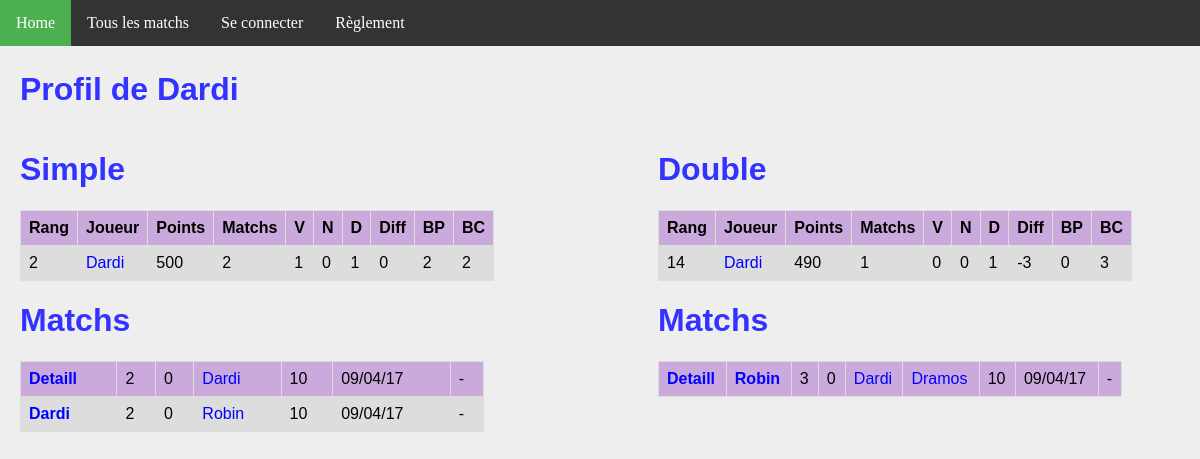
Page /joueur/1/ on the earlier database version.
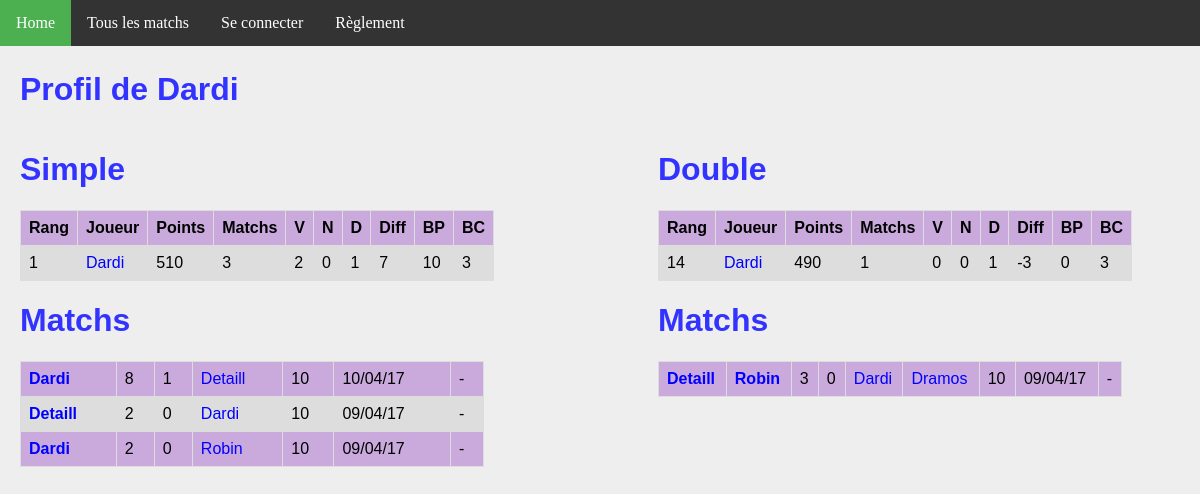
Same page on the later database version.
### ranking/models.py (models this page shows, shortened)
class Joueur(models.Model):
    user = models.OneToOneField(User, on_delete=models.CASCADE)
    pseudo = models.CharField(max_length = 50, default="Pax lambda")
    simple_score = models.IntegerField(default=500)
    simple_rang = models.IntegerField(default=0)
    simple_victoires = models.IntegerField(default=0)
    simple_nuls = models.IntegerField(default=0)
    simple_defaites = models.IntegerField(default=0)
    simple_buts_pour = models.IntegerField(default=0)
    simple_buts_contre = models.IntegerField(default=0)
    double_score = models.IntegerField(default=500)
    double_rang = models.IntegerField(default=0)
    double_victoires = models.IntegerField(default=0)
    double_nuls = models.IntegerField(default=0)
    double_defaites = models.IntegerField(default=0)
    double_buts_pour = models.IntegerField(default=0)
    double_buts_contre = models.IntegerField(default=0)
    @property
    def simple_matchs(self):
        return self.simple_nuls + self.simple_victoires + self.simple_defaites
    @property
    def double_matchs(self):
        return self.double_nuls + self.double_victoires + self.double_defaites
    @property
    def simple_diff(self):
        return self.simple_buts_pour - self.simple_buts_contre
    @property
    def double_diff(self):
        return self.double_buts_pour - self.double_buts_contre

class MatchSimple(models.Model):
    domicile = models.ForeignKey('Joueur', related_name = 'dom')
    exterieur = models.ForeignKey('Joueur', related_name = 'exte')
    date = models.DateTimeField(auto_now_add=True)
    buts_domicile = models.IntegerField(default=0)
    buts_exterieur = models.IntegerField(default=0)
    points = models.IntegerField(default=0)
    @property
    def winner(self):
        if self.buts_domicile > self.buts_exterieur:
            return 1.
        elif self.buts_domicile < self.buts_exterieur:
            return 0.
        else:
            return 0.5

class MatchDouble(models.Model):
    domicile_1 = models.ForeignKey('Joueur', related_name = 'dom1')
    domicile_2 = models.ForeignKey('Joueur', related_name = 'dom2')
    exterieur_1 = models.ForeignKey('Joueur', related_name = 'exte1')
    exterieur_2 = models.ForeignKey('Joueur', related_name = 'exte2')
    date = models.DateTimeField(auto_now_add=True)
    buts_domicile = models.IntegerField(default=0)
    buts_exterieur = models.IntegerField(default=0)
    points = models.IntegerField(default=0)
    @property
    def winner(self):
        if self.buts_domicile > self.buts_exterieur:
            return 1.
        elif self.buts_domicile < self.buts_exterieur:
            return 0.
        else:
            return 0.5

### ranking/views.py (the view)
# urls.py: url(r'^joueur/(?P<joueur_id>[0-9]+)/$', views.detail_joueur, name='joueur'),
def detail_joueur(request, joueur_id):
    simples_1 = MatchSimple.objects.filter(domicile__id = joueur_id)
    simples_2 = MatchSimple.objects.filter(exterieur__id = joueur_id)
    simples = simples_1 | simples_2
    doubles_1 = MatchDouble.objects.filter(domicile_1__id = joueur_id)
    doubles_2 = MatchDouble.objects.filter(domicile_2__id = joueur_id)
    doubles_3 = MatchDouble.objects.filter(exterieur_1__id = joueur_id)
    doubles_4 = MatchDouble.objects.filter(exterieur_2__id = joueur_id)
    doubles = doubles_1 | doubles_2 | doubles_3 | doubles_4
    context = {
        'joueur': get_object_or_404(Joueur, pk=joueur_id),
        'simple_matchs': simples.order_by('-date').all(),
        'double_matchs': doubles.order_by('-date').all(),
    }
    return render(request, 'joueur.html', context)

### ranking/templates/joueur.html
{% extends 'base.html' %}
{% block body %}
    <h1>Profil de {{ joueur.pseudo }}</h1>
<div id="column1" style="float:left; margin:0; width:40%;">
    <h1>Simple</h1>
    <table>
        <tr>
            <th>Rang</th>
            <th>Joueur</th>
            <th>Points</th>
            <th>Matchs</th>
            <th>V</th>
            <th>N</th>
            <th>D</th>
            <th>Diff</th>
            <th>BP</th>
            <th>BC</th>
        </tr>
        <tr>
            <td>{{ joueur.simple_rang }}</td>
            <td><a class='joueur' href="{% url 'joueur' joueur.id %}">{{joueur.pseudo}}</a></td>
            <td>{{joueur.simple_score}}</td>
            <td>{{joueur.simple_matchs}}</td>
            <td>{{joueur.simple_victoires}}</td>
            <td>{{joueur.simple_nuls}}</td>
            <td>{{joueur.simple_defaites}}</td>
            <td>{{joueur.simple_diff}}</td>
            <td>{{joueur.simple_buts_pour}}</td>
            <td>{{joueur.simple_buts_contre}}</td>
        </tr>
    </table>
    <h1>Matchs</h1>
    <table>
        {% for m in simple_matchs %}
        <tr>
            <td {% if m.winner == 1 %} style='font-weight:bold'{% endif %} >
                <a class="joueur" href="{% url 'joueur' m.domicile.id %}">{{m.domicile.pseudo}}</a>
            </td>
            <td>{{m.buts_domicile}}</td>
            <td>{{m.buts_exterieur}}</td>
            <td {% if m.winner == 0 %} style='font-weight:bold'{% endif %} >
                <a class='joueur' href="{% url 'joueur' m.exterieur.id %}">{{m.exterieur.pseudo}}</a>
            </td>
            <td>{{m.points}}</td>
            <td>{{m.date | date:'d/m/y'}}</td>
            <td>
            {% if m.domicile == request.user.joueur %}
                <a class="joueur" href="{% url 'annuler' m.id %}">Annuler</a>
            {% else %}
                -
            {% endif %}
            </td>
        </tr>
        {% endfor %}
    </table>
</div>
<div id="column2" style="float:left; margin-left:15%;width:40%;">
<h1>Double</h1>
<table>
    <tr>
        <th>Rang</th>
        <th>Joueur</th>
        <th>Points</th>
        <th>Matchs</th>
        <th>V</th>
        <th>N</th>
        <th>D</th>
        <th>Diff</th>
        <th>BP</th>
        <th>BC</th>
    </tr>
    <tr>
        <td>{{ joueur.double_rang }}</td>
        <td><a class='joueur' href="{% url 'joueur' joueur.id %}">{{joueur.pseudo}}</a></td>
        <td>{{joueur.double_score}}</td>
        <td>{{joueur.double_matchs}}</td>
        <td>{{joueur.double_victoires}}</td>
        <td>{{joueur.double_nuls}}</td>
        <td>{{joueur.double_defaites}}</td>
        <td>{{joueur.double_diff}}</td>
        <td>{{joueur.double_buts_pour}}</td>
        <td>{{joueur.double_buts_contre}}</td>
    </tr>
</table>
<h1>Matchs</h1>
<table>
    {% for m in double_matchs %}
    <tr>
        <td {% if m.winner == 1 %} style='font-weight:bold'{% endif %} >
            <a class="joueur" href="{% url 'joueur' m.domicile_1.id %}">{{m.domicile_1.pseudo}}</a>
        </td>
        <td {% if m.winner == 1 %} style='font-weight:bold'{% endif %} >
            <a class="joueur" href="{% url 'joueur' m.domicile_2.id %}">{{m.domicile_2.pseudo}}</a>
        </td>
        <td>{{m.buts_domicile}}</td>
        <td>{{m.buts_exterieur}}</td>
        <td {% if m.winner == 0 %} style='font-weight:bold'{% endif %} >
            <a class='joueur' href="{% url 'joueur' m.exterieur_1.id %}">{{m.exterieur_1.pseudo}}</a>
        </td>
        <td {% if m.winner == 0 %} style='font-weight:bold'{% endif %} >
            <a class='joueur' href="{% url 'joueur' m.exterieur_2.id %}">{{m.exterieur_2.pseudo}}</a>
        </td>
        <td>{{m.points}}</td>
        <td>{{m.date | date:'d/m/y'}}</td>
        <td>
        {% if m.domicile_1 == request.user.joueur %}
            <a class="joueur" href="{% url 'annuler_double' m.id %}">Annuler</a>
        {% else %}
            -
        {% endif %}
        </td>
    </tr>
    {% endfor %}
</table>
</div>
{% endblock %}

Differences in the rows shown:
changed Joueur "Dardi": simple_rang "2" → "1"; simple_score "500" → "510"; simple_matchs "2" → "3"; simple_victoires "1" → "2"; simple_diff "0" → "7"; simple_buts_pour "2" → "10"; simple_buts_contre "2" → "3"
added MatchSimple: domicile.pseudo "Dardi", buts_domicile "8", buts_exterieur "1", exterieur.pseudo "Detaill", points "10", date "10/04/17"
